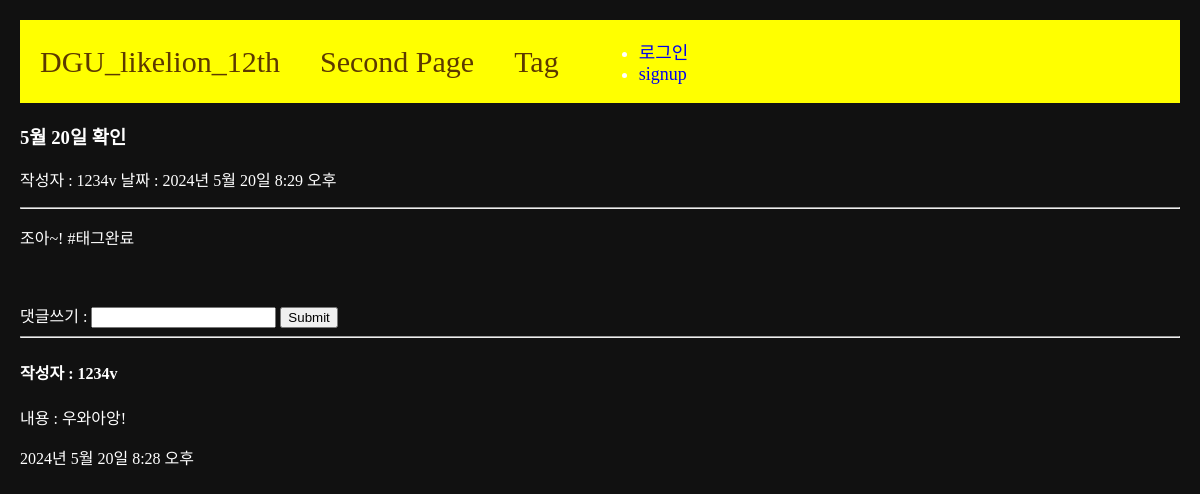
The page /1 on the database its author committed.
### main/models.py (models this page shows, shortened)
class Post(models.Model):
    title = models.CharField(max_length=50)
    writer = models.ForeignKey(User, null=False, blank=False, on_delete=models.CASCADE)
    body = models.TextField()
    pub_date = models.DateTimeField()
    image = models.ImageField(upload_to="post/", blank=True, null=True)
    weather = models.CharField(max_length=50, blank=True, null=True)
    tags = models.ManyToManyField(Tag, related_name='posts', blank=True)

class Comment(models.Model):
    content = models.TextField()
    pub_date = models.DateTimeField()
    writer = models.ForeignKey(User, null=False, blank=False, on_delete=models.CASCADE)
    post = models.ForeignKey(Post, null=False, blank=False, on_delete=models.CASCADE)

### main/views.py (the view, shortened to what this page needs)
# urls.py: path('<int:id>', detail, name="detail"),
def detail(request, id):
    post = get_object_or_404(Post, pk = id)
    if request.method == 'GET':
        comments = Comment.objects.filter(post=post)
        return render(request, 'main/detail.html', {'post':post, 'comments': comments})

### main/templates/main/detail.html (shortened to what this page needs)
{% extends 'base.html' %}
{% load static %}
{% block content %}
<h3>{{post.title}}</h3>
작성자 : {{post.writer}}
날짜 : {{post.pub_date}}
<hr/>
<p>{{post.body}}</p>
<br>
<div class="comment_container">
    <div class="comment_form">
        <form action="{% url 'main:detail' post.id %}" method="POST">
            댓글쓰기 : <input type="text" name="content">
            <input type="submit" name="submit">
        </form>
    </div>
    <div class="commnet_list">
        {% for comment in comments %}
        <hr>
        <h4>작성자 : {{comment.writer}}</h4>
        <p>내용 : {{comment.content}}</p>
        <p>{{comment.pub_date}}</p>
        {% endfor %}
    </div>
</div>
{% endblock %}

### project/templates/base.html (style rules this page uses)
.body-container { background-color: #111; color: #fff; margin: 20px; }

### rows shown on the page
Post: title "5월 20일 확인", writer "1234v", pub_date "2024년 5월 20일 8:29 오후", body "조아~! #태그완료"
Comment: writer "1234v", content "우와아앙!", pub_date "2024년 5월 20일 8:28 오후"
